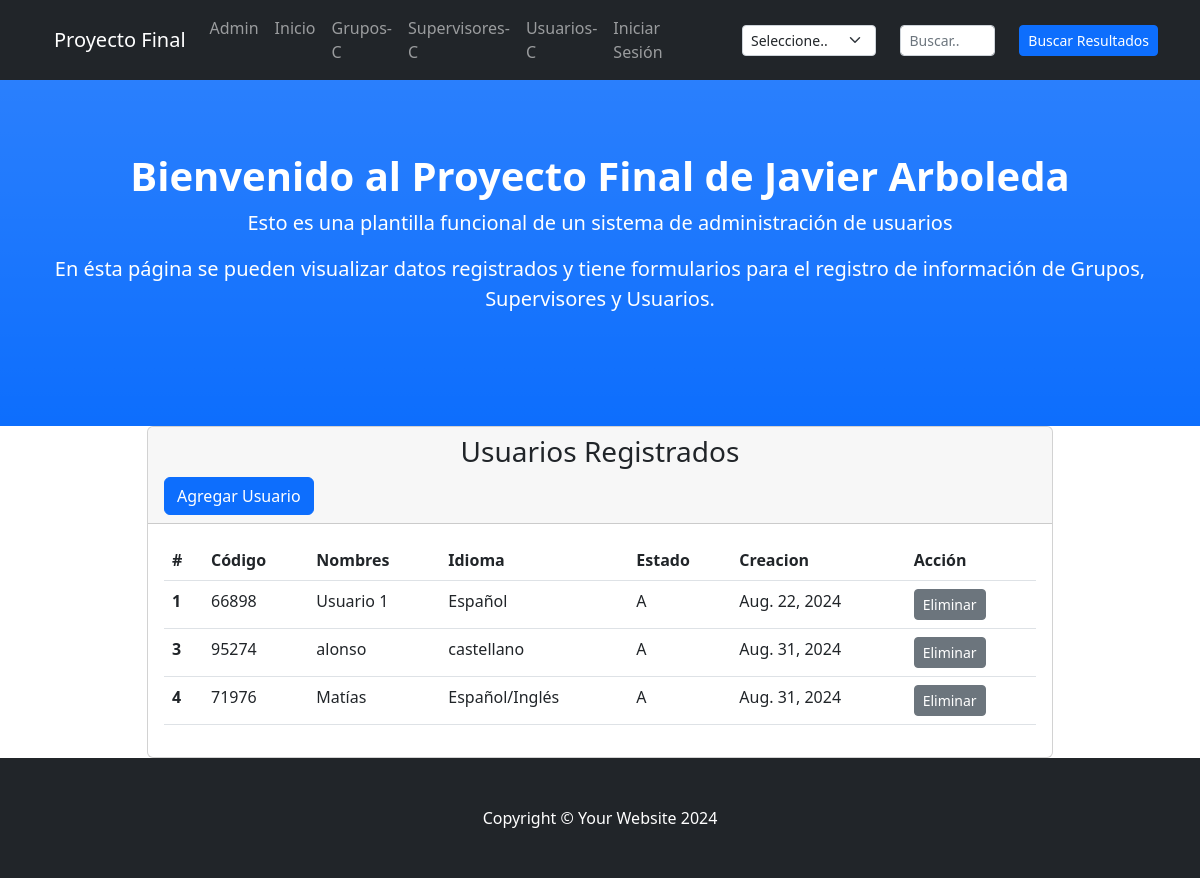
Screenshot of /usuariosList/ with the database file from the repository.
### miAplicacion/models.py (models this page shows, shortened)
class Usuarios(models.Model):
    codigo = models.IntegerField(
        validators=[
            MinValueValidator(10000),
            MaxValueValidator(99999)
        ],
        unique=True
    )
    nombres = models.CharField(max_length=50)
    idioma = models.CharField(max_length=20)
    estado = models.CharField(max_length=1)
    creacion = models.DateField()

### miAplicacion/views.py (the view)
# urls.py: path('usuariosList/', views.usuariosList, name='usuariosList'),
def usuariosList(req):
    usuariosTodos = Usuarios.objects.all()
    return render(req, "miaplicacion/usuarios.html", {'usuariosTodos': usuariosTodos})

### miAplicacion/templates/miaplicacion/usuarios.html (shortened to what this page needs)
<!DOCTYPE html>
<html lang="en">
<head>
</head>
<body>
    {% extends "miAplicacion/index.html" %}
    {% load static %}
    {% block bloqueUsuarios %}
    <div class="container px-4">
        <div class="row gx-4 justify-content-center">
            <div class="col-lg-10">
                <div class="card">
                    <div class="card-header">
                        <h3 class="text-center bottom-line">Usuarios Registrados</h3>
                        <a type="button" class="btn btn-primary" href="{% url 'usuariosForm' %}">Agregar Usuario</a>
                    </div>
                    <div class="card-body">
                        <table class="table">
                            <thead>
                                <tr>
                                    <th scope="col">#</th>
                                    <th scope="col">Código</th>
                                    <th scope="col">Nombres</th>
                                    <th scope="col">Idioma</th>
                                    <th scope="col">Estado</th>
                                    <th scope="col">Creacion</th>
                                    <th scope="col">Acción</th>
                                </tr>
                            </thead>
                            <tbody>
                                {% for usuario in usuariosTodos %}
                                    <tr>
                                        <th scope="row">{{ usuario.id }}</th>
                                        <td>{{ usuario.codigo }}</td>
                                        <td>{{ usuario.nombres }}</td>
                                        <td>{{ usuario.idioma }}</td>
                                        <td>{{ usuario.estado }}</td>
                                        <td>{{ usuario.creacion }}</td>
                                        <td>
                                            <a type="button" class="btn btn-sm btn-secondary" href="{% url 'usuariosBorrar' usuario.codigo %}">Eliminar</a>
                                        </td>
                                    </tr>
                                {% endfor %}
                            </tbody>
                            </table>
                    </div>
                </div>
            </div>
        </div>
    </div>
    {% endblock %}

### rows the page displays
Usuarios: id "1", codigo "66898", nombres "Usuario 1", idioma "Español", estado "A", creacion "Aug. 22, 2024"
Usuarios: id "3", codigo "95274", nombres "alonso", idioma "castellano", estado "A", creacion "Aug. 31, 2024"
Usuarios: id "4", codigo "71976", nombres "Matías", idioma "Español/Inglés", estado "A", creacion "Aug. 31, 2024"
